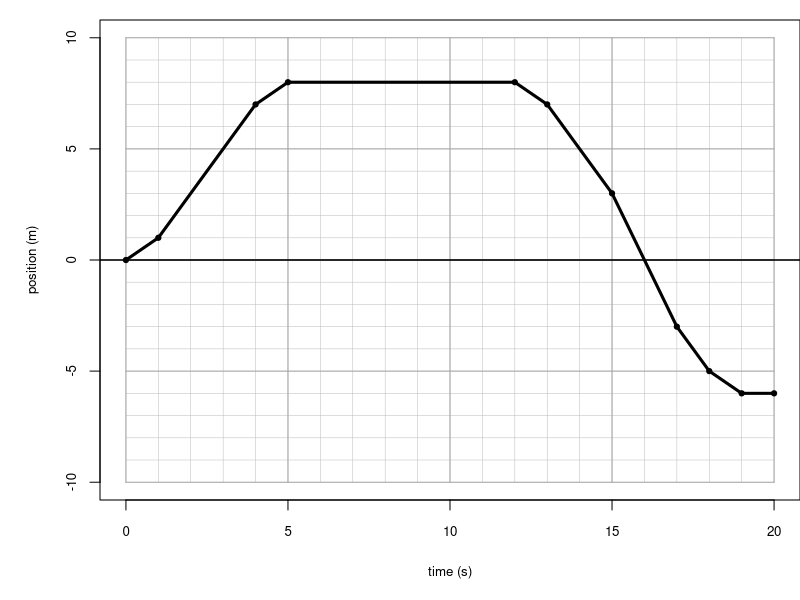
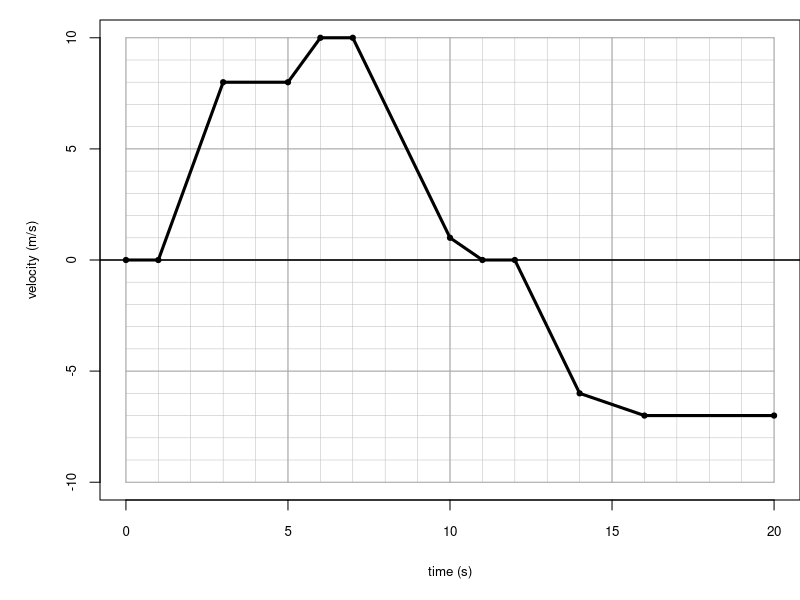

Write the R code that produced these figures, in order.
## ---- chunk 1
par(mar=c(5,5,1,0))
ts = c(0,1,4,5,12,13,15,17,18,19,20)
ys = c(0,1,7,8, 8, 7, 3,-3,-5,-6,-6)
plot(ts,ys,"n",xlim=c(0,20),ylim=c(-10,10),xlab="time (s)",ylab="position (m)",cex.lab = 0.8,cex.axis = 0.8)
for(i in seq(0,20,1)){
  lines(c(i,i),c(-10,10),lwd=0.5,col="grey")
}
for(i in -10:10){
  lines(c(0,20),c(i,i),lwd=0.5,col="grey")
}
for(i in seq(0,20,5)){
  lines(c(i,i),c(-10,10),lwd=1,col="darkgrey")
}
for(i in seq(-20,20,5)){
  lines(c(0,20),c(i,i),lwd=1,col="darkgrey")
}
abline(h=0,lwd=1.5)
points(ts,ys,cex=0.7,pch=19)
lines(ts,ys,lwd=3)
## ---- chunk 2
par(mar=c(5,5,1,0))
ts = c(0,1,3,5,6,7,10,11,12,14,16,20)
ys = c(0,0,8,8,10,10,1,0,0,-6,-7,-7)
plot(ts,ys,"n",xlim=c(0,20),ylim=c(-10,10),xlab="time (s)",ylab="velocity (m/s)",cex.lab = 0.8,cex.axis = 0.8)
for(i in seq(0,20,1)){
  lines(c(i,i),c(-10,10),lwd=0.5,col="grey")
}
for(i in -10:10){
  lines(c(0,20),c(i,i),lwd=0.5,col="grey")
}
for(i in seq(0,20,5)){
  lines(c(i,i),c(-10,10),lwd=1,col="darkgrey")
}
for(i in seq(-20,20,5)){
  lines(c(0,20),c(i,i),lwd=1,col="darkgrey")
}
abline(h=0,lwd=1.5)
points(ts,ys,cex=0.7,pch=19)
lines(ts,ys,lwd=3)
